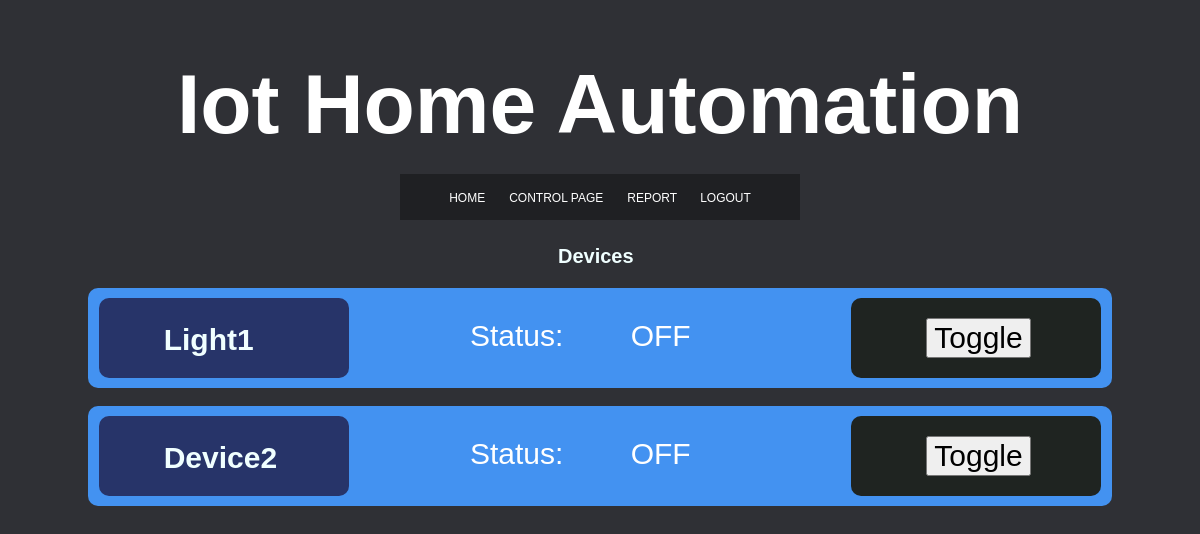
The page /control/ (signed in) on the database as committed earlier.
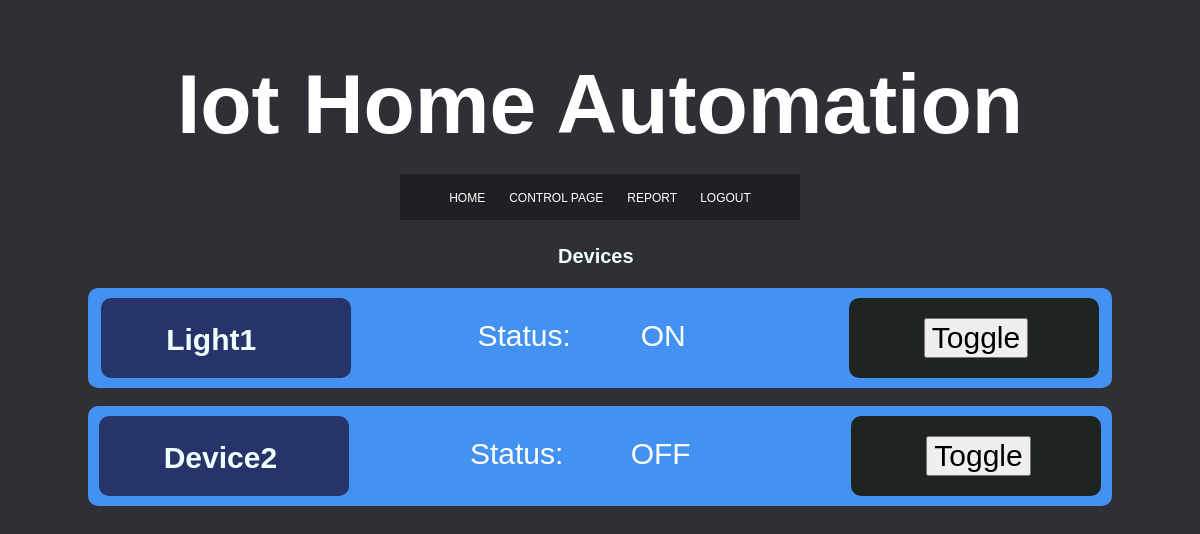
The same page on the database as committed later.
### main/models.py (models this page shows, shortened)
class device(models.Model):
    DeviceOwner = models.ForeignKey(userDetails, on_delete=models.PROTECT)
    deviceName = models.CharField(max_length = 20)
    deviceStatus = models.BooleanField()
    deviceID = models.IntegerField(unique=True) #True - On   False - Off

### main/views.py (the view)
# urls.py: path('control/', views.control),
def control(request):
    if checklogin(request) == 1:
        if request.method == "POST":
            ID = request.POST['Toggle']
            temp = device.objects.get(deviceID=ID)
            publish(str(temp.deviceID) + "_" + str(temp.deviceStatus))
            temp.deviceStatus = not temp.deviceStatus
            temp.save()
        ids = []
        names = []
        st = []
        userobj = User.objects.get(id = request.session["_auth_user_id"])
        userdet = userDetails.objects.get(user = userobj)
        devices = device.objects.filter(DeviceOwner = userdet)
        for i in devices:
            ids.append(i.deviceID)
            names.append(i.deviceName)
            if i.deviceStatus == True:
                st.append("ON")
            else:
                st.append("OFF")
        print(st)
        return render(request, 'main/control.html', {
            "devices":devices
        })
    else:
        return HttpResponseRedirect("/login")

### main/views.py (called while the page is built)
def checklogin(request):
    try:
        if request.session["_auth_user_id"] != None:
            return 1
        else:
            return 0
    except:
        return 0

### main/templates/main/control.html (shortened to what this page needs)
{% extends 'base.html' %}
{% load static %}
{% block styles %}
<link rel="stylesheet" href="{% static 'main/styles/control.css' %}">
{% endblock styles %}
{% block mainbody %}
    <h3 class="devices">Devices</h3>
    {% for i in devices %}
    <div class="flex-container">
        <nav class="box1">
            <h3>{{i.deviceName}}</h3>
        </nav>
        <nav class="box2">
            <p class="status">Status:</p>
        </nav>
        <nav>
            <p class="onoff">
                {% if i.deviceStatus %}
                    ON
                {% else %}
                    OFF
                {% endif %}</p>
        </nav>
        <nav class="box3">
            <form method=POST>
                <button type="submit" value="{{i.deviceID}}" name="Toggle" class="toggle"> Toggle </button>
            </form>
        </nav>
    </div>
    <br>
    {% endfor %}
{% endblock mainbody %}

### templates/base.html (shortened to what this page needs)
{%load static %}
<!DOCTYPE html>
<html lang="en">
<head>
    <link rel="stylesheet" href="{% static 'main/styles/index.css' %}">
    {% block styles %}{% endblock styles %}
</head>
<body>
    <div class="container">
        <header>
            <h1>Iot Home Automation</h1>
        </header>
        <nav class="panel">
            <a href="/index/">HOME</a>
            <a href="/control/">CONTROL PAGE</a>
            <a href="/report"> REPORT </a>
            <a href="/login/">LOGOUT</a>
        </nav>
        {% block mainbody %}{% endblock mainbody %}
    </div>
</body>
</html>

### main/static/main/styles/index.css (style rules this page uses)
html { height: 100%; }
body { background-color: #2F3035; background-size: cover; background-repeat: no-repeat; background-position: center; }
.container { margin-left: auto; margin-right: auto; width: 1024px; }
header { height: 118px; text-align: center; }
.panel { margin-left: auto; margin-right: auto; width: 400px; align-self: center; background-color: rgba(0, 0, 0, 0.338); text-align: center; padding-top: 14px; padding-bottom: 14px; }
h1 { font-size: 84px; color: white; font-family: Arial, Helvetica, sans-serif; }
p { font-size: 18px; color: white; font-family: Arial, Helvetica, sans-serif; }
a { color: white; font-family: Arial, Helvetica, sans-serif; }
nav a { text-decoration: none; font-size: 12px; padding-left: 10px; padding-right: 10px; }

### main/static/main/styles/control.css (style rules this page uses)
html { height: 100%; }
body { background-color: #2F3035; background-size: cover; background-repeat: no-repeat; background-position: center; }
.container { margin-left: auto; margin-right: auto; width: 1024px; }
header { height: 118px; text-align: center; }
.panel { margin-left: auto; margin-right: auto; width: 400px; align-self: center; background-color: rgba(0, 0, 0, 0.338); text-align: center; padding-top: 14px; padding-bottom: 14px; }
h1 { font-size: 84px; color: white; font-family: Arial, Helvetica, sans-serif; }
.devices { padding-left: 470px; font-size: 20px; margin-left: auto; margin-right: auto; }
p { font-size: 18px; color: white; font-family: Arial, Helvetica, sans-serif; }
a { color: white; font-family: Arial, Helvetica, sans-serif; }
nav a { text-decoration: none; font-size: 12px; padding-left: 10px; padding-right: 10px; }
.box1 { border-radius: 10px; margin-top: 10px; height: 80px; width: 250px; margin-left: auto; margin-right: auto; background-color: #273469; }
.box2 { height: 100px; width: 250px; margin-left: auto; margin-right: auto; background-color: #4392F1; align-items: center; }
.box3 { border-radius: 10px; margin-top: 10px; height: 80px; width: 250px; margin-left: auto; margin-right: auto; background-color: #1F2421; align-items: center; }
h3 { padding-left: 65px; margin-top: 25px; font-family: Arial, Helvetica, sans-serif; color: azure; font-size: 30px; }
.flex-container { border-radius: 10px; display: flex; background-color: #4392F1; width: 1024px; margin-left: auto; margin-right: auto; }
.status { padding-top: 1px; padding-left: 100px; font-family: Arial, Helvetica, sans-serif; font-size: 30px; }
.onoff { padding-top: 1px; font-size: 30px; margin-right: 150px; }
.toggle { margin-left: 75px; margin-top: 20px; font-family: Arial, Helvetica, sans-serif; font-size: 30px; }

Rows that differ between the two databases and show on the page:
changed device "Light1": deviceStatus "OFF" → "ON"
